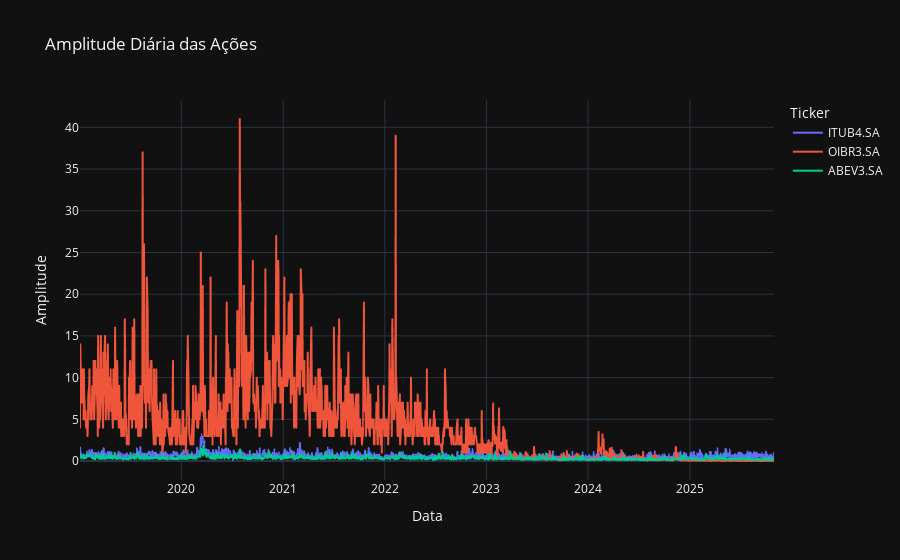

This figure's notebook cell:
### Code cell
# Plotando a amplitude diária das ações

fig = px.line(fechamento_vertical, x='Data', y='Amplitude', title='Amplitude Diária das Ações', color='Ticker', template='plotly_dark')
fig.show()

### Figure 1 — Plotly figure (JSON) as saved in the notebook; plotly's stock layout.template omitted (floating-point values rounded to 4 significant figures; data arrays with more than 128 entries replaced by an {"elided": "..."} marker saying what was removed)
{"data": [{"hovertemplate": "Ticker=ITUB4.SA<br>Data=%{x}<br>Amplitude=%{y}<extra></extra>", "legendgroup": "ITUB4.SA", "line": {"color": "#636efa", "dash": "solid"}, "marker": {"symbol": "circle"}, "mode": "lines", "name": "ITUB4.SA", "showlegend": true, "type": "scattergl", "x": {"elided": "1702 str values"}, "xaxis": "x", "y": {"elided": "1702 float values"}, "yaxis": "y"}, {"hovertemplate": "Ticker=OIBR3.SA<br>Data=%{x}<br>Amplitude=%{y}<extra></extra>", "legendgroup": "OIBR3.SA", "line": {"color": "#EF553B", "dash": "solid"}, "marker": {"symbol": "circle"}, "mode": "lines", "name": "OIBR3.SA", "showlegend": true, "type": "scattergl", "x": {"elided": "1702 str values"}, "xaxis": "x", "y": {"elided": "1702 float values"}, "yaxis": "y"}, {"hovertemplate": "Ticker=ABEV3.SA<br>Data=%{x}<br>Amplitude=%{y}<extra></extra>", "legendgroup": "ABEV3.SA", "line": {"color": "#00cc96", "dash": "solid"}, "marker": {"symbol": "circle"}, "mode": "lines", "name": "ABEV3.SA", "showlegend": true, "type": "scattergl", "x": {"elided": "1702 str values"}, "xaxis": "x", "y": {"elided": "1702 float values"}, "yaxis": "y"}], "layout": {"legend": {"title": {"text": "Ticker"}, "tracegroupgap": 0}, "title": {"text": "Amplitude Diária das Ações"}, "xaxis": {"anchor": "y", "domain": [0, 1], "title": {"text": "Data"}}, "yaxis": {"anchor": "x", "domain": [0, 1], "title": {"text": "Amplitude"}}}}
